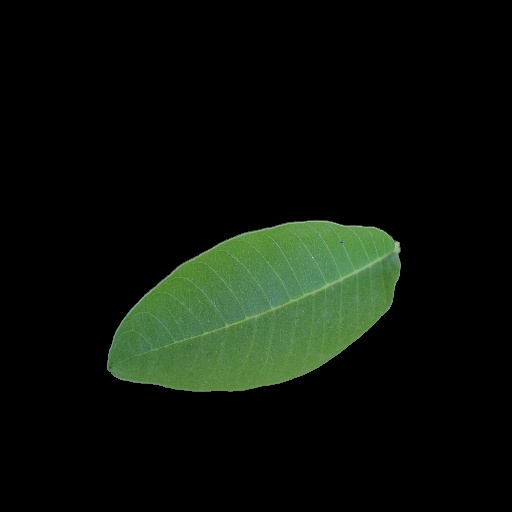
#> input picture guava_clear.jpg, 512 x 512 px, given as the content of the folder ject/plant leaf_01/dataset_output/find_pattern/18_deodar/raw, which was not available
$ python remove_background.py
#> lines starting #> are read from the running program, lines starting #| are printed output that depends on the picture; after the words box and inside, x2 and y2 are one past the last pixel; in counts of white or black regions, pixels touching at a corner belong together; pictures that were not available may be replaced by others from this repository, and a replacement may not be noted
import cv2 as cv
import numpy as np
import os
import glob
import re
folder = r"C:\Users\Lab_205\Desktop\image_overlapping_project\plant leaf_01\dataset_output\find_pattern\18_deodar\raw"

def create_savename(file, save_folder):
    basename = os.path.basename(file)
    basename = os.path.join(save_folder, basename)
    basename = re.sub(".jpg$", "_clear.jpg", basename, flags=re.IGNORECASE)
    savename = os.path.join(folder, basename)
    return savename

def remove_background (file, save_folder):
#> called with file = '_only/guava_clear.jpg', save_folder = 'clear'
    filename = file
    if file is None:
        print(f"Failed to load image: {filename}")
        return
    file = cv.imread(file)
#> file is the input picture: shape (512, 512, 3); mean B, G, R 10.2, 18.4, 11.7
    file = cv.resize(file,(512,512))
    gray = cv.cvtColor(file,cv.COLOR_BGR2GRAY)
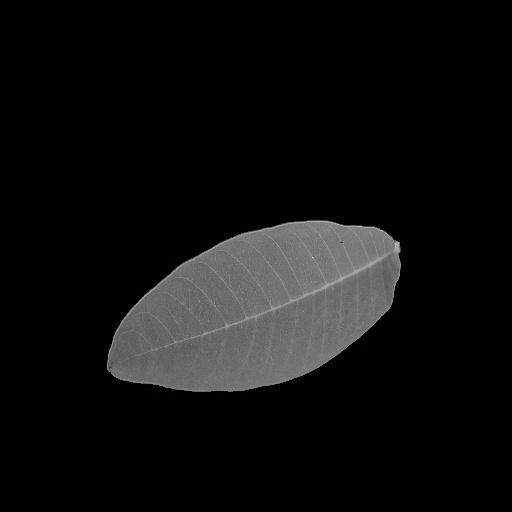
#> gray: shape (512, 512); min 0, max 213, mean 15.5
    blur =cv.GaussianBlur(gray,(55,55),0)
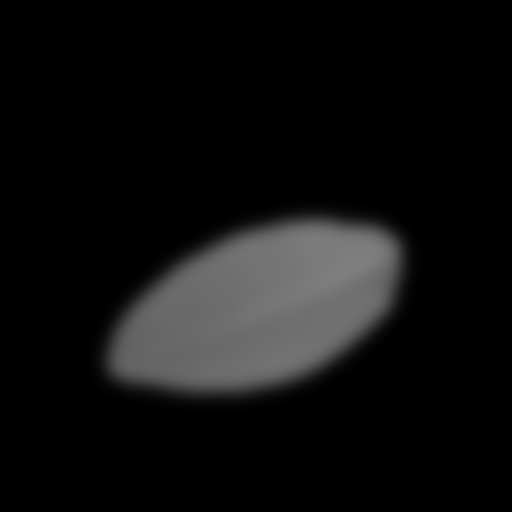
#> blur: shape (512, 512); min 0, max 127, mean 15.5
    _, thresh = cv.threshold(blur, 0, 255, cv.THRESH_BINARY_INV+cv.THRESH_OTSU)
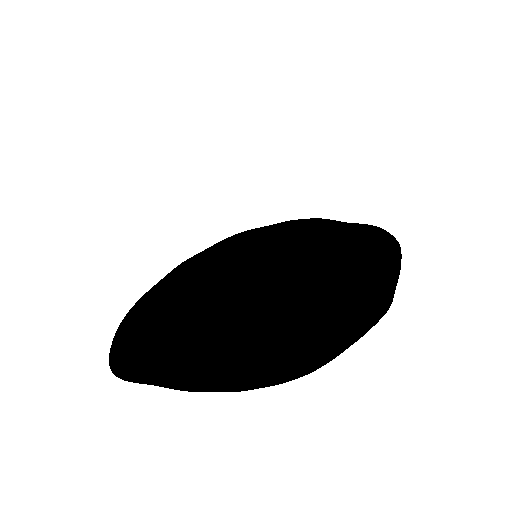
#> thresh: shape (512, 512); 86.2% white; 1 black region, box (x1, y1, x2, y2) and area: (109, 218, 402, 392) 36296
    kernel = cv.getStructuringElement(cv.MORPH_ELLIPSE, (5, 5))
    mask = cv.morphologyEx(thresh, cv.MORPH_OPEN, kernel)
    savename = create_savename(filename, save_folder)
    print(savename)
    cv.imwrite(savename,mask)

def grab_files(folder):
    files = glob.glob(os.path.join(folder, "*.jpg"))
    save_folder = "clear"
    os.makedirs(os.path.join(folder, save_folder), exist_ok=True)
    for file in files:
        remove_background(file, save_folder)

grab_files(folder)
